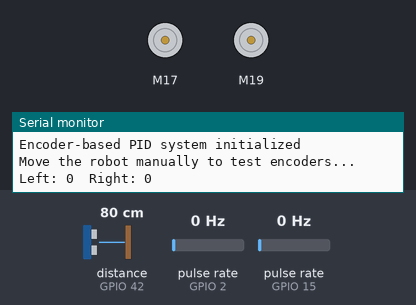
A sketch run on a simulated ESP32. Parts: 2 × DC motor (green arrow = forward, orange = backward, longer = faster), the last lines printed to the serial monitor. Wiring (inferred from the names in the program): 2 × pulse sensor: data GPIO 2 / data GPIO 15. The test bench sets the inputs (shaded band); at power-on: pulse rate (sensors on GPIO 2, GPIO 15) 0 Hz, distance to the obstacle (sensor on GPIO 42) 80 cm.

Above: at 0.1 s.
At 6.2 s:
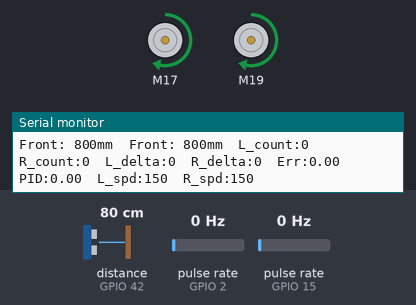
6.3 s: pulse rate (sensor on GPIO 2) set to 50 Hz
9.3 s: pulse rate (sensor on GPIO 15) set to 100 Hz
12.3 s: pulse rate (sensor on GPIO 2) set to 4 Hz
15.3 s: pulse rate (sensor on GPIO 2) set to 196 Hz
18.3 s: pulse rate (sensor on GPIO 15) set to 4 Hz
At 19.01 s:
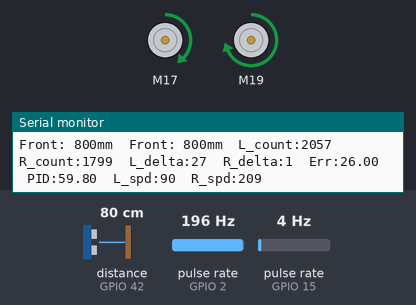
21.3 s: pulse rate (sensor on GPIO 15) set to 50 Hz
Timing chart, 0 to 25.3 s (numbered marks = the images above; inputs shaded):
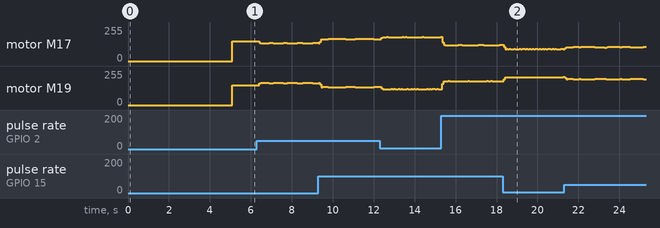

The sketch:

mazeTrial_kartik.ino
```cpp
#include <Wire.h>
#include <SparkFun_TB6612.h>
#include <VL53L1X.h>

// ---------------- Motor driver pins ----------------
#define AIN1 17
#define AIN2 16
#define PWMA 4
#define STBY 5
#define BIN1 19
#define BIN2 18
#define PWMB 21
const int offsetA = 1;
const int offsetB = 1;
Motor motorLeft  = Motor(AIN1, AIN2, PWMA, offsetA, STBY);
Motor motorRight = Motor(BIN1, BIN2, PWMB, offsetB, STBY);

// ---------------- Encoder setup ----------------
volatile long leftEncoderCount = 0;
volatile long rightEncoderCount = 0;

// Encoder configuration - adjust these values for your setup
const int encoderTicksPerRotation = 360;  // Adjust based on your encoder
const float tyreCircumference = 17.072;     // Wheel circumference in cm

// ESP32 interrupt-capable pins - adjust these to your actual connections
const int leftEncoderPin = 2;             // GPIO 2 for left encoder
const int rightEncoderPin = 15;           // GPIO 15 for right encoder (change from 3)

// Alternative pins you can try: 4, 5, 12, 13, 14, 15, 25, 26, 27

// ---------------- ToF sensor setup (keep front sensor for obstacle detection) ----------------
const uint8_t sensorCount = 1;
const uint8_t xshutPins[sensorCount] = { 27 }; // FRONT sensor only
VL53L1X sensors[sensorCount];

// ---------------- PID variables for straight-line driving ----------------
float straightKp = 2.3;   // Proportional gain - adjust based on testing
float straightKi = 0.0;   // Integral gain
float straightKd = 0.1;   // Derivative gain
float straightError = 0;
float straightPrev = 0;
float straightInt = 0;
float straightPIDValue = 0;

// ---------------- Robot settings ----------------
int baseSpeed = 150; // Base PWM speed

// ---------------- Navigation variables ----------------
unsigned long lastPIDTime = 0;
const int pidInterval = 50;         // PID calculation interval in ms

// ---------------- Encoder interrupt functions ----------------
void IRAM_ATTR leftEncoderISR() {
  leftEncoderCount++;
}

void IRAM_ATTR rightEncoderISR() {
  rightEncoderCount++;
}

void setup()
{
  Serial.begin(115200);
  Wire.begin(33, 32);   // Custom I2C pins for ESP32
  Wire.setClock(400000); // 400 kHz I2C speed

  // Setup encoder interrupts with more robust configuration
  pinMode(leftEncoderPin, INPUT_PULLUP);
  pinMode(rightEncoderPin, INPUT_PULLUP);

  // Test encoder pins before setting interrupts
  Serial.println("Testing encoder pins...");
  Serial.print("Left encoder pin state: "); Serial.println(digitalRead(leftEncoderPin));
  Serial.print("Right encoder pin state: "); Serial.println(digitalRead(rightEncoderPin));

  // Attach interrupts
  attachInterrupt(digitalPinToInterrupt(leftEncoderPin), leftEncoderISR, CHANGE);
  attachInterrupt(digitalPinToInterrupt(rightEncoderPin), rightEncoderISR, CHANGE);

  Serial.print("Left encoder interrupt number: "); Serial.println(digitalPinToInterrupt(leftEncoderPin));
  Serial.print("Right encoder interrupt number: "); Serial.println(digitalPinToInterrupt(rightEncoderPin));

  // Initialize front sensor for obstacle detection
  pinMode(xshutPins[0], OUTPUT);
  digitalWrite(xshutPins[0], LOW);
  delay(10);

  pinMode(xshutPins[0], INPUT); // Release XSHUT
  delay(10);
  sensors[0].setTimeout(500);
  if (!sensors[0].init())
  {
    Serial.println("Failed to detect and initialize front sensor");
    while (1);
  }
  sensors[0].setAddress(0x2A);
  sensors[0].startContinuous(50);

  Serial.println("Encoder-based PID system initialized");
  Serial.println("Move the robot manually to test encoders...");

  // Test encoders for 5 seconds
  unsigned long testStart = millis();
  while (millis() - testStart < 5000) {
    Serial.print("Left: "); Serial.print(leftEncoderCount);
    Serial.print("\tRight: "); Serial.println(rightEncoderCount);
    delay(500);
  }

  lastPIDTime = millis();
}


void stopMotors()
{
  motorLeft.drive(0);
  motorRight.drive(0);
}

// Function to move straight for a specific distance with PID correction
void moveDistance(int distance, int speed) {
  // Calculate target encoder counts for the distance
  int targetDistanceCount = (int)(((float)encoderTicksPerRotation / tyreCircumference) * distance);

  // Store starting encoder positions
  long startLeftCount = leftEncoderCount;
  long startRightCount = rightEncoderCount;

  // Reset PID variables for this movement
  straightError = 0;
  straightPrev = 0;
  straightInt = 0;

  Serial.print("Moving ");
  Serial.print(distance);
  Serial.println(" cm with PID correction");

  while (true) {
    // Calculate current distance traveled by each wheel
    long leftDistance = leftEncoderCount - startLeftCount;
    long rightDistance = rightEncoderCount - startRightCount;

    // Check if target distance reached
    if (abs(leftDistance) >= targetDistanceCount && abs(rightDistance) >= targetDistanceCount) {
      break;
    }

    // PID calculation for straight-line correction
    straightError = leftDistance - rightDistance; // Difference in encoder counts
    straightInt += straightError;
    float straightDeriv = straightError - straightPrev;
    straightPrev = straightError;
    straightPIDValue = straightKp * straightError + straightKi * straightInt + straightKd * straightDeriv;

    // Apply PID correction to motor speeds
    int leftSpeed = speed - straightPIDValue;
    int rightSpeed = speed + straightPIDValue;

    // Constrain speeds
    leftSpeed = constrain(leftSpeed, -255, 255);
    rightSpeed = constrain(rightSpeed, -255, 255);

    // Drive motors
    motorLeft.drive(leftSpeed);
    motorRight.drive(rightSpeed);

    // Debug output
    Serial.print("L_dist:"); Serial.print(leftDistance);
    Serial.print("\tR_dist:"); Serial.print(rightDistance);
    Serial.print("\tErr:"); Serial.print(straightError);
    Serial.print("\tPID:"); Serial.print(straightPIDValue);
    Serial.print("\tL_spd:"); Serial.print(leftSpeed);
    Serial.print("\tR_spd:"); Serial.println(rightSpeed);

    delay(10); // Small delay for stability
  }

  // Stop motors
  motorLeft.brake();
  motorRight.brake();
  Serial.println("Distance complete!");
}

// Function for continuous PID-corrected forward movement
void moveForwardWithPID() {
  // Only calculate PID at specified intervals
  if (millis() - lastPIDTime >= pidInterval) {
    // Calculate encoder difference for straight-line correction
    static long lastLeftCount = 0;
    static long lastRightCount = 0;

    long leftDelta = leftEncoderCount - lastLeftCount;
    long rightDelta = rightEncoderCount - lastRightCount;

    // PID calculation based on encoder difference
    straightError = leftDelta - rightDelta;
    straightInt += straightError;

    // Limit integral windup
    straightInt = constrain(straightInt, -1000, 1000);

    float straightDeriv = straightError - straightPrev;
    straightPrev = straightError;
    straightPIDValue = straightKp * straightError + straightKi * straightInt + straightKd * straightDeriv;

    // Apply PID correction to motor speeds
    int leftSpeed = baseSpeed - straightPIDValue;
    int rightSpeed = baseSpeed + straightPIDValue;

    // Constrain speeds
    leftSpeed = constrain(leftSpeed, -255, 255);
    rightSpeed = constrain(rightSpeed, -255, 255);

    // Drive motors
    motorLeft.drive(leftSpeed);
    motorRight.drive(rightSpeed);

    // Debug output
    Serial.print("L_count:"); Serial.print(leftEncoderCount);
    Serial.print("\tR_count:"); Serial.print(rightEncoderCount);
    Serial.print("\tL_delta:"); Serial.print(leftDelta);
    Serial.print("\tR_delta:"); Serial.print(rightDelta);
    Serial.print("\tErr:"); Serial.print(straightError);
    Serial.print("\tPID:"); Serial.print(straightPIDValue);
    Serial.print("\tL_spd:"); Serial.print(leftSpeed);
    Serial.print("\tR_spd:"); Serial.println(rightSpeed);

    // Update for next calculation
    lastLeftCount = leftEncoderCount;
    lastRightCount = rightEncoderCount;
    lastPIDTime = millis();
  }
}

void loop()
{
  // Read front sensor for obstacle detection (optional - for monitoring only)
  //int distFront = sensors[0].read();
  sensors[0].read();
int distFront = sensors[0].ranging_data.range_mm;

  // Display front distance for debugging
  Serial.print("Front: "); Serial.print(distFront); Serial.print("mm\t");

  // Continuous forward movement with PID correction
  moveForwardWithPID();
}
```
